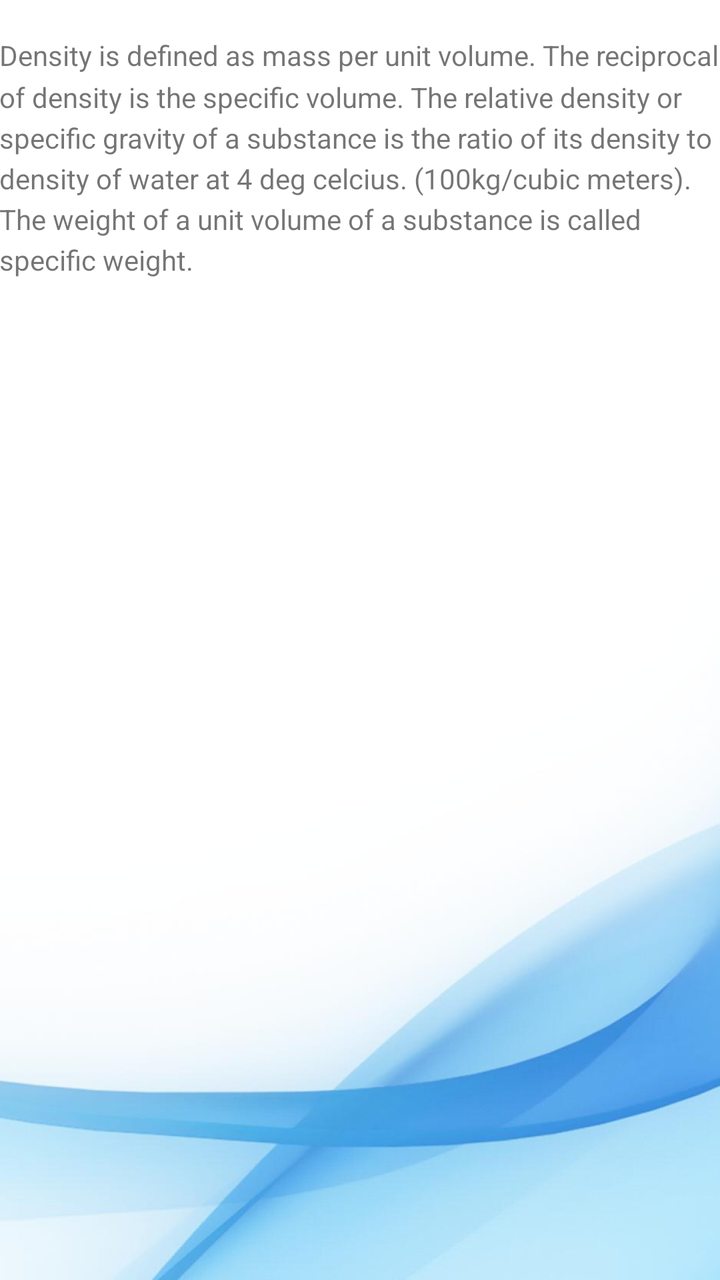
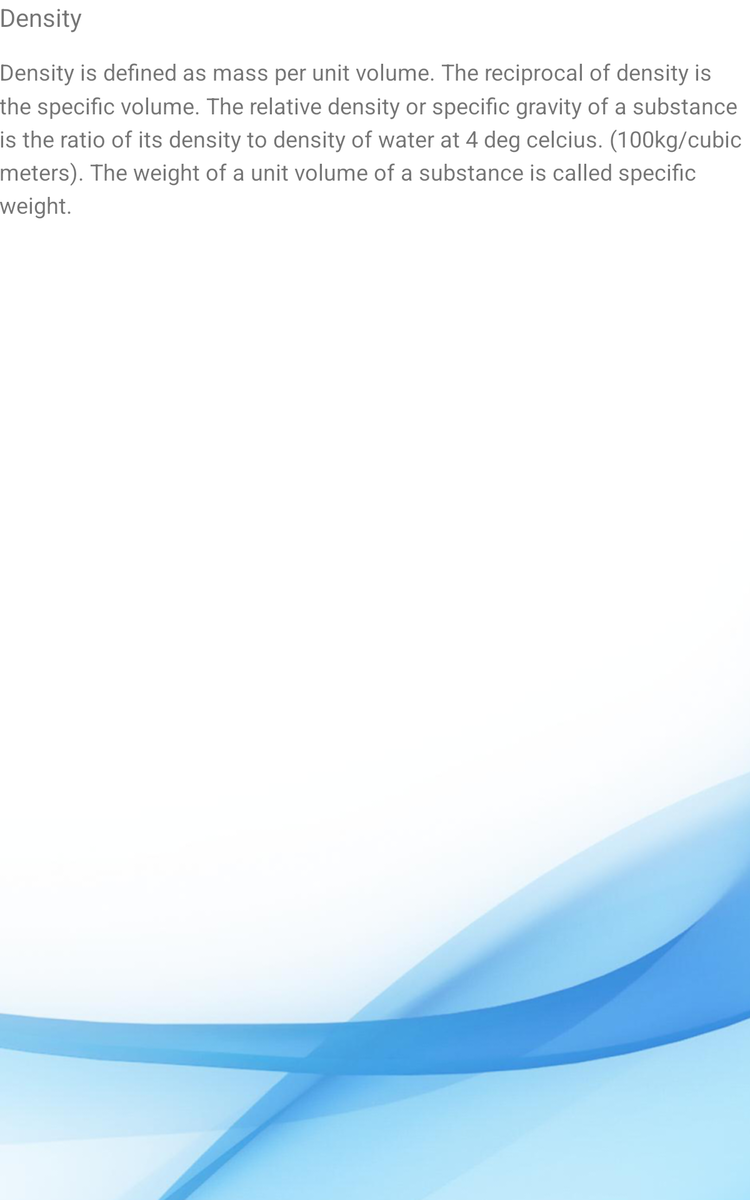

An Android layout and its configuration variant, each rendered on a device that would load it. The default file and the variant file are quoted in full after the pictures.
<!-- AndroidManifest.xml: application theme Theme.AppCompat.Light.DarkActionBar -->
<!-- res/layout/waterdensity.xml -->
<RelativeLayout xmlns:android="http://schemas.android.com/apk/res/android"
    xmlns:tools="http://schemas.android.com/tools"
    android:layout_width="match_parent"
    android:layout_height="match_parent"
    android:paddingBottom="@dimen/activity_vertical_margin"
    android:paddingLeft="@dimen/activity_horizontal_margin"
    android:paddingRight="@dimen/activity_horizontal_margin"
    android:paddingTop="@dimen/activity_vertical_margin"
    tools:context="com.kedros.basicfluidmech.WaterDensity"
    android:background="@drawable/bg" >

    <TextView
        android:id="@+id/textView1"
        android:layout_width="wrap_content"
        android:layout_height="wrap_content"
        android:layout_marginTop="18dp"
        android:lineSpacingMultiplier="1.25"
        android:text="Density is defined as mass per unit volume. The reciprocal of density is the specific volume. The relative density or specific gravity of a substance is the ratio of its density to density of water at 4 deg celcius. (100kg/cubic meters). The weight of a unit volume of a substance is called specific weight."
        android:textSize="14sp" />

</RelativeLayout>
<!-- resources referenced by this layout -->
<resources>
  <!-- drawable bg: png bitmap (drawable, 194281 bytes) -->
</resources>
<!-- res/layout-large/waterdensity.xml (the repository's variant of the layout above) -->
<!-- drawn on a 7-inch tablet held upright -->
<RelativeLayout xmlns:android="http://schemas.android.com/apk/res/android"
    xmlns:tools="http://schemas.android.com/tools"
    android:layout_width="match_parent"
    android:layout_height="match_parent"
    android:paddingBottom="@dimen/activity_vertical_margin"
    android:paddingLeft="@dimen/activity_horizontal_margin"
    android:paddingRight="@dimen/activity_horizontal_margin"
    android:paddingTop="@dimen/activity_vertical_margin"
    tools:context="com.kedros.basicfluidmech.WaterDensity"
    android:background="@drawable/bg" >

    <TextView
        android:id="@+id/textView2"
        android:layout_width="wrap_content"
        android:layout_height="wrap_content"
        android:textSize="20dp"
        android:text="Density" />

    <TextView
        android:id="@+id/textView1"
        android:layout_width="wrap_content"
        android:layout_height="wrap_content"
        android:layout_alignLeft="@+id/textView2"
        android:layout_below="@+id/textView2"
        android:layout_marginTop="18dp"
        android:textSize="18dp"
        android:lineSpacingMultiplier="1.25"
        android:text="Density is defined as mass per unit volume. The reciprocal of density is the specific volume. The relative density or specific gravity of a substance is the ratio of its density to density of water at 4 deg celcius. (100kg/cubic meters). The weight of a unit volume of a substance is called specific weight." />

</RelativeLayout>
